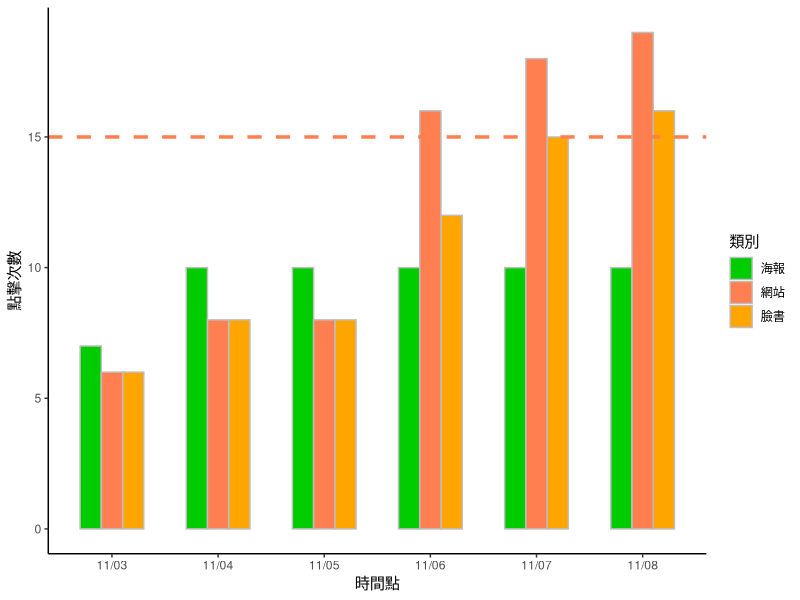
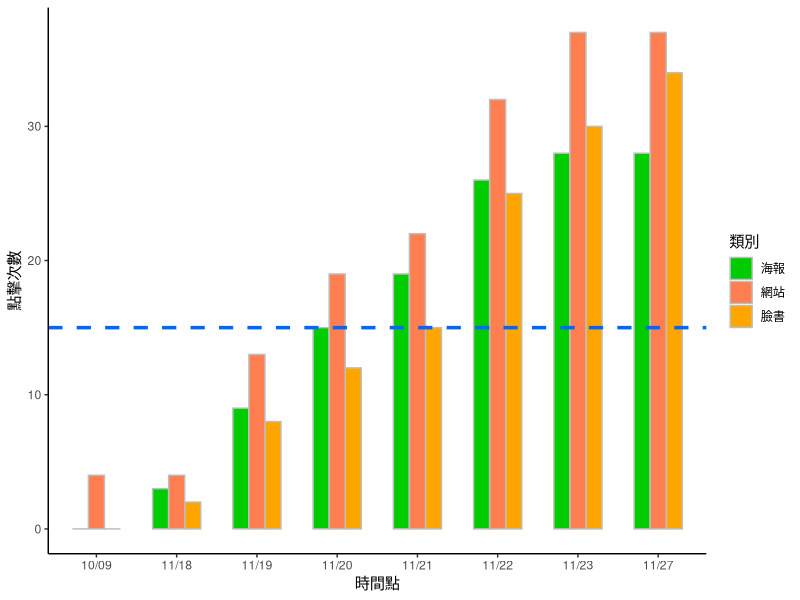
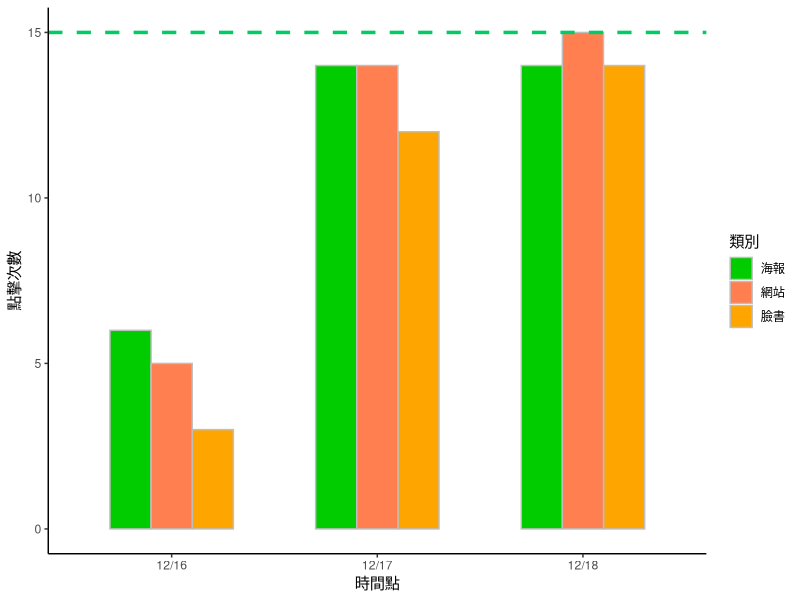

Recreate these plots in R, in order.
library(ggplot2)


######## movie #########

movie <- data.frame(時間點=rep(c("11/03", "11/04", "11/05", "11/06", "11/07", "11/08"),each=3),
                  類別=rep(c("海報", "臉書", "網站"),6),
                  點擊次數=c(7, 6, 6, 10, 8, 8,
                        10, 8, 8, 10, 12, 16,
                        10, 15, 18, 10, 16, 19))

  # drawing the plot of frequency
movieplot <- ggplot(data=movie, aes(x=時間點, y=點擊次數, fill=類別)) +
  geom_bar(stat="identity", color="grey",position=position_dodge(), width = 0.6) + 
  geom_hline(yintercept=15, color='coral', linetype="dashed", size=1.2) + 
  scale_fill_manual(values=c("海報" = "#00CC00", "臉書" = "orange", "網站" = "coral")) + 
  theme_classic()

movieplot

# sum the views by different srcs
agg.movie <- aggregate(movie$點擊次數, by = list(Category = movie$類別), FUN = sum)

agg.movie[1, 2]

######## toy #########

toy <- data.frame(時間點=rep(c("10/09","11/18", "11/19", "11/20", "11/21", "11/22", "11/23", "11/27"),each=3),
                       類別=rep(c("海報", "臉書", "網站"),8),
                       點擊次數=c(0,0,4,
                              3,2,4,
                              9,8,13,
                              15,12,19,
                              19,15,22,
                              26,25,32,
                              28,30,37,
                              28,34,37))

# drawing the plot of frequency
toyplot <- ggplot(data=toy, aes(x=時間點, y=點擊次數, fill=類別)) +
  geom_bar(stat="identity", color="grey",position=position_dodge(), width = 0.6) + 
  geom_hline(yintercept=15, color='#0066FF', linetype="dashed", size=1.2) + 
  scale_fill_manual(values=c("海報" = "#00CC00", "臉書" = "orange", "網站" = "coral")) + 
  theme_classic()

toyplot

# sum the views by different srcs
agg.toy <- aggregate(toy$點擊次數, by = list(Category = toy$類別), FUN = sum)

agg.toy

######## Xmas #########

xmas <- data.frame(時間點=rep(c("12/16","12/17","12/18"),each=3),
                     類別=rep(c("海報", "臉書", "網站"),3),
                     點擊次數=c(6,3,5,
                            14,12,14,
                            14,14,15))

# drawing the plot of frequency
xmasplot <- ggplot(data=xmas, aes(x=時間點, y=點擊次數, fill=類別)) +
  geom_bar(stat="identity", color="grey",position=position_dodge(), width = 0.6) + 
  geom_hline(yintercept=15, color='#00cc66', linetype="dashed", size=1.2) + 
  scale_fill_manual(values=c("海報" = "#00CC00", "臉書" = "orange", "網站" = "coral")) + 
  theme_classic()

xmasplot

# sum the views by different srcs
agg.xmas <- aggregate(xmas$點擊次數, by = list(Category = xmas$類別), FUN = sum)

agg.xmas
